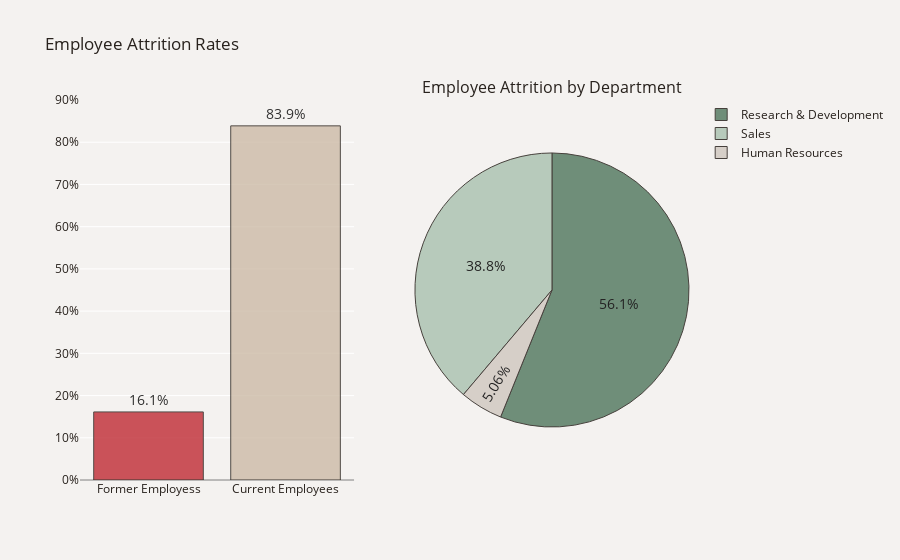

This figure's notebook cell:
### Code cell
# Bar chart
plot_df = data['Attrition'].value_counts(normalize=True)
plot_df = plot_df.mul(100).rename("Percent").reset_index().sort_values('Percent')
plot_df.rename(columns={'index': 'Attrition'} , inplace=True)
plot_df['Attrition'] = ['Former Employess' if i == 'Yes' else "Current Employees" for i in plot_df['Attrition']]
x = plot_df['Attrition']
y = plot_df["Percent"]

fig.add_trace( #add to fig
    go.Bar(x=x, y=y, text=y,opacity=.8,
           hovertemplate='Employee Attrition Rate<br>%{x}: %{y:.3}%<extra></extra>',
           showlegend=False), row=1, col=1)
fig.update_traces(texttemplate='%{text:.3s}%', textposition='outside', 
                  marker_line=dict(width=1, color='#1F0202'), marker_color=['#C02B34','#CDBBA7'])
fig.update_yaxes(zeroline=True, zerolinewidth=1, zerolinecolor='gray')
fig.update_layout(yaxis_ticksuffix = '%')



# Pie chart
plot_df2=data[data.Attrition=='Yes']
plot_df2=plot_df2['Department'].value_counts(normalize=True)
plot_df2=plot_df2.mul(100).rename('Percent').reset_index().sort_values('Percent', ascending=False)
plot_df2.rename(columns={'index':'Department'}, inplace=True)
fig.add_trace(go.Pie(labels=plot_df2['Department'], values=plot_df2['Percent'], opacity=.85,
                     hovertemplate='%{label}<br>Attrition Rate: %{value:.3}%<extra></extra>',
                     marker_colors=['#587D65','#ADC4B2','#D1C9C2']), row=1, col=2)
fig.update_yaxes(tickmode = 'array', range=[0, 90], dtick=5) #0%-90%
fig.update_traces(textfont_size=14,textfont_color='black',marker=dict(line=dict(color='#28221D', width=1)))
fig.update_layout(title_text="Employee Attrition Rates", font_color='#28221D',
                  paper_bgcolor='#F4F2F0', plot_bgcolor='#F4F2F0')      
fig.show()

### Figure 1 — Plotly figure (JSON) as saved in the notebook; plotly's stock layout.template omitted (floating-point values rounded to 4 significant figures)
{"data": [{"hovertemplate": "Employee Attrition Rate<br>%{x}: %{y:.3}%<extra></extra>", "marker": {"color": ["#C02B34", "#CDBBA7"], "line": {"color": "#28221D", "width": 1}}, "opacity": 0.8, "showlegend": false, "text": [16.12, 83.88], "textfont": {"color": "black", "size": 14}, "textposition": "outside", "texttemplate": "%{text:.3s}%", "type": "bar", "x": ["Former Employess", "Current Employees"], "xaxis": "x", "y": [16.12, 83.88], "yaxis": "y"}, {"domain": {"x": [0.55, 1], "y": [0, 1]}, "hovertemplate": "%{label}<br>Attrition Rate: %{value:.3}%<extra></extra>", "labels": ["Research & Development", "Sales", "Human Resources"], "marker": {"colors": ["#587D65", "#ADC4B2", "#D1C9C2"], "line": {"color": "#28221D", "width": 1}}, "opacity": 0.85, "textfont": {"color": "black", "size": 14}, "type": "pie", "values": [56.12, 38.82, 5.063]}], "layout": {"annotations": [{"font": {"size": 16}, "showarrow": false, "text": "Employee Attrition by Department", "x": 0.775, "xanchor": "center", "xref": "paper", "y": 1, "yanchor": "bottom", "yref": "paper"}], "font": {"color": "#28221D"}, "paper_bgcolor": "#F4F2F0", "plot_bgcolor": "#F4F2F0", "title": {"text": "Employee Attrition Rates"}, "xaxis": {"anchor": "y", "domain": [0, 0.45]}, "yaxis": {"anchor": "x", "domain": [0, 1], "dtick": 5, "range": [0, 90], "tickmode": "array", "ticksuffix": "%", "zeroline": true, "zerolinecolor": "gray", "zerolinewidth": 1}}}
